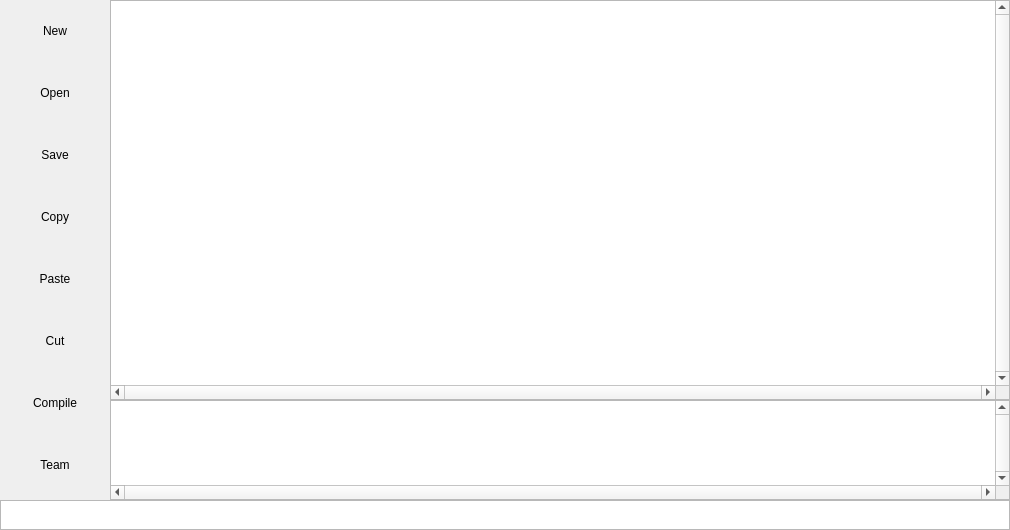
<?xml version="1.0" encoding="UTF-8"?>
<ui version="4.0">
 <class>MainWindow</class>
 <widget class="QMainWindow" name="MainWindow">
  <property name="geometry">
   <rect>
    <x>0</x>
    <y>0</y>
    <width>1010</width>
    <height>530</height>
   </rect>
  </property>
  <property name="minimumSize">
   <size>
    <width>1010</width>
    <height>530</height>
   </size>
  </property>
  <property name="maximumSize">
   <size>
    <width>1010</width>
    <height>530</height>
   </size>
  </property>
  <property name="windowTitle">
   <string>Tsoxic Code Editor</string>
  </property>
  <widget class="QWidget" name="centralWidget">
   <widget class="QTextEdit" name="te_code_area">
    <property name="geometry">
     <rect>
      <x>110</x>
      <y>0</y>
      <width>900</width>
      <height>400</height>
     </rect>
    </property>
    <property name="verticalScrollBarPolicy">
     <enum>Qt::ScrollBarAlwaysOn</enum>
    </property>
    <property name="horizontalScrollBarPolicy">
     <enum>Qt::ScrollBarAlwaysOn</enum>
    </property>
    <property name="lineWrapMode">
     <enum>QTextEdit::NoWrap</enum>
    </property>
   </widget>
   <widget class="QTextBrowser" name="tb_compilation_log">
    <property name="geometry">
     <rect>
      <x>110</x>
      <y>400</y>
      <width>900</width>
      <height>100</height>
     </rect>
    </property>
    <property name="verticalScrollBarPolicy">
     <enum>Qt::ScrollBarAlwaysOn</enum>
    </property>
    <property name="horizontalScrollBarPolicy">
     <enum>Qt::ScrollBarAlwaysOn</enum>
    </property>
    <property name="lineWrapMode">
     <enum>QTextEdit::NoWrap</enum>
    </property>
   </widget>
   <widget class="QTextBrowser" name="tb_status">
    <property name="geometry">
     <rect>
      <x>0</x>
      <y>500</y>
      <width>1010</width>
      <height>30</height>
     </rect>
    </property>
   </widget>
   <widget class="QPushButton" name="bt_new">
    <property name="geometry">
     <rect>
      <x>0</x>
      <y>0</y>
      <width>110</width>
      <height>62</height>
     </rect>
    </property>
    <property name="text">
     <string>New</string>
    </property>
    <property name="flat">
     <bool>true</bool>
    </property>
   </widget>
   <widget class="QPushButton" name="bt_open">
    <property name="geometry">
     <rect>
      <x>0</x>
      <y>62</y>
      <width>110</width>
      <height>62</height>
     </rect>
    </property>
    <property name="text">
     <string>Open</string>
    </property>
    <property name="flat">
     <bool>true</bool>
    </property>
   </widget>
   <widget class="QPushButton" name="bt_save">
    <property name="geometry">
     <rect>
      <x>0</x>
      <y>124</y>
      <width>110</width>
      <height>62</height>
     </rect>
    </property>
    <property name="text">
     <string>Save</string>
    </property>
    <property name="flat">
     <bool>true</bool>
    </property>
   </widget>
   <widget class="QPushButton" name="bt_copy">
    <property name="geometry">
     <rect>
      <x>0</x>
      <y>186</y>
      <width>110</width>
      <height>62</height>
     </rect>
    </property>
    <property name="text">
     <string>Copy</string>
    </property>
    <property name="flat">
     <bool>true</bool>
    </property>
   </widget>
   <widget class="QPushButton" name="bt_paste">
    <property name="geometry">
     <rect>
      <x>0</x>
      <y>248</y>
      <width>110</width>
      <height>62</height>
     </rect>
    </property>
    <property name="text">
     <string>Paste</string>
    </property>
    <property name="flat">
     <bool>true</bool>
    </property>
   </widget>
   <widget class="QPushButton" name="bt_cut">
    <property name="geometry">
     <rect>
      <x>0</x>
      <y>310</y>
      <width>110</width>
      <height>62</height>
     </rect>
    </property>
    <property name="text">
     <string>Cut</string>
    </property>
    <property name="flat">
     <bool>true</bool>
    </property>
   </widget>
   <widget class="QPushButton" name="bt_compile">
    <property name="geometry">
     <rect>
      <x>0</x>
      <y>372</y>
      <width>110</width>
      <height>62</height>
     </rect>
    </property>
    <property name="text">
     <string>Compile</string>
    </property>
    <property name="flat">
     <bool>true</bool>
    </property>
   </widget>
   <widget class="QPushButton" name="bt_team">
    <property name="geometry">
     <rect>
      <x>0</x>
      <y>434</y>
      <width>110</width>
      <height>62</height>
     </rect>
    </property>
    <property name="text">
     <string>Team</string>
    </property>
    <property name="flat">
     <bool>true</bool>
    </property>
   </widget>
  </widget>
 </widget>
 <layoutdefault spacing="6" margin="11"/>
 <resources/>
 <connections/>
</ui>
